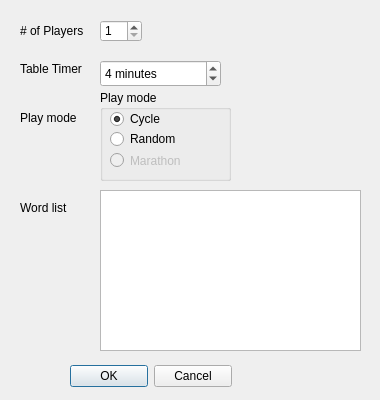
<ui version="4.0" >
 <class>tableCreateForm</class>
 <widget class="QDialog" name="tableCreateForm" >
  <property name="geometry" >
   <rect>
    <x>0</x>
    <y>0</y>
    <width>380</width>
    <height>400</height>
   </rect>
  </property>
  <property name="minimumSize" >
   <size>
    <width>380</width>
    <height>400</height>
   </size>
  </property>
  <property name="maximumSize" >
   <size>
    <width>380</width>
    <height>400</height>
   </size>
  </property>
  <property name="windowTitle" >
   <string>Create Table</string>
  </property>
  <property name="accessibleDescription" >
   <string/>
  </property>
  <widget class="QLabel" name="label_2" >
   <property name="geometry" >
    <rect>
     <x>20</x>
     <y>110</y>
     <width>91</width>
     <height>16</height>
    </rect>
   </property>
   <property name="text" >
    <string>Play mode</string>
   </property>
  </widget>
  <widget class="QSpinBox" name="playersSpinBox" >
   <property name="geometry" >
    <rect>
     <x>100</x>
     <y>20</y>
     <width>42</width>
     <height>22</height>
    </rect>
   </property>
   <property name="minimum" >
    <number>1</number>
   </property>
   <property name="maximum" >
    <number>8</number>
   </property>
  </widget>
  <widget class="QLabel" name="label" >
   <property name="geometry" >
    <rect>
     <x>20</x>
     <y>20</y>
     <width>91</width>
     <height>21</height>
    </rect>
   </property>
   <property name="text" >
    <string># of Players</string>
   </property>
  </widget>
  <widget class="QLabel" name="label_3" >
   <property name="geometry" >
    <rect>
     <x>20</x>
     <y>60</y>
     <width>91</width>
     <height>17</height>
    </rect>
   </property>
   <property name="text" >
    <string>Table Timer</string>
   </property>
  </widget>
  <widget class="QLabel" name="label_4" >
   <property name="geometry" >
    <rect>
     <x>20</x>
     <y>200</y>
     <width>91</width>
     <height>16</height>
    </rect>
   </property>
   <property name="text" >
    <string>Word list</string>
   </property>
  </widget>
  <widget class="QDialogButtonBox" name="buttonBox" >
   <property name="geometry" >
    <rect>
     <x>70</x>
     <y>360</y>
     <width>162</width>
     <height>32</height>
    </rect>
   </property>
   <property name="orientation" >
    <enum>Qt::Horizontal</enum>
   </property>
   <property name="standardButtons" >
    <set>QDialogButtonBox::Cancel|QDialogButtonBox::NoButton|QDialogButtonBox::Ok</set>
   </property>
  </widget>
  <widget class="QSpinBox" name="timerSpinBox" >
   <property name="geometry" >
    <rect>
     <x>100</x>
     <y>60</y>
     <width>121</width>
     <height>27</height>
    </rect>
   </property>
   <property name="specialValueText" >
    <string/>
   </property>
   <property name="suffix" >
    <string> minutes</string>
   </property>
   <property name="minimum" >
    <number>1</number>
   </property>
   <property name="maximum" >
    <number>60</number>
   </property>
   <property name="value" >
    <number>4</number>
   </property>
  </widget>
  <widget class="QGroupBox" name="groupBox" >
   <property name="geometry" >
    <rect>
     <x>100</x>
     <y>90</y>
     <width>131</width>
     <height>91</height>
    </rect>
   </property>
   <property name="title" >
    <string>Play mode</string>
   </property>
   <widget class="QRadioButton" name="cycleRbo" >
    <property name="geometry" >
     <rect>
      <x>10</x>
      <y>20</y>
      <width>83</width>
      <height>18</height>
     </rect>
    </property>
    <property name="text" >
     <string>Cycle</string>
    </property>
    <property name="checked" >
     <bool>true</bool>
    </property>
   </widget>
   <widget class="QRadioButton" name="randomRbo" >
    <property name="geometry" >
     <rect>
      <x>10</x>
      <y>40</y>
      <width>83</width>
      <height>18</height>
     </rect>
    </property>
    <property name="text" >
     <string>Random</string>
    </property>
   </widget>
   <widget class="QRadioButton" name="endlessRbo" >
    <property name="enabled" >
     <bool>false</bool>
    </property>
    <property name="geometry" >
     <rect>
      <x>10</x>
      <y>60</y>
      <width>101</width>
      <height>21</height>
     </rect>
    </property>
    <property name="text" >
     <string>Marathon</string>
    </property>
    <property name="checkable" >
     <bool>true</bool>
    </property>
   </widget>
  </widget>
  <widget class="QListWidget" name="listWidgetTopLevelList" >
   <property name="geometry" >
    <rect>
     <x>100</x>
     <y>190</y>
     <width>261</width>
     <height>161</height>
    </rect>
   </property>
  </widget>
 </widget>
 <resources/>
 <connections>
  <connection>
   <sender>buttonBox</sender>
   <signal>accepted()</signal>
   <receiver>tableCreateForm</receiver>
   <slot>accept()</slot>
   <hints>
    <hint type="sourcelabel" >
     <x>308</x>
     <y>404</y>
    </hint>
    <hint type="destinationlabel" >
     <x>96</x>
     <y>380</y>
    </hint>
   </hints>
  </connection>
  <connection>
   <sender>buttonBox</sender>
   <signal>rejected()</signal>
   <receiver>tableCreateForm</receiver>
   <slot>reject()</slot>
   <hints>
    <hint type="sourcelabel" >
     <x>376</x>
     <y>410</y>
    </hint>
    <hint type="destinationlabel" >
     <x>375</x>
     <y>375</y>
    </hint>
   </hints>
  </connection>
 </connections>
</ui>
